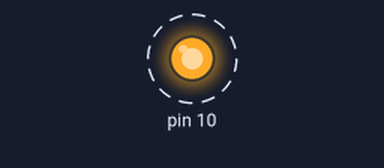
The sketch below on a simulated Arduino Uno, built with avr-gcc and run on an emulated ATmega328P. Shown: output pins drawn as LEDs (lit = HIGH). Dashed ring = blinking.

Above: at 0.5 s.
Timing chart, 0 to 4.6 s (numbered marks = the images above):
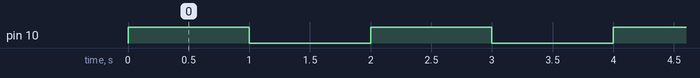

Measured:
- by itself, pin 10: alternates HIGH for 1.0 s and LOW for 1.0 s

The sketch:

PinTest.ino
```cpp
#include "Pin.h"

Pin pin(10, OUTPUT);

void setup(void)
{
}
void loop(void)
{
  pin.setValue(HIGH);
  delay(1000);
  pin.setValue(LOW);
  delay(1000);
}
```
